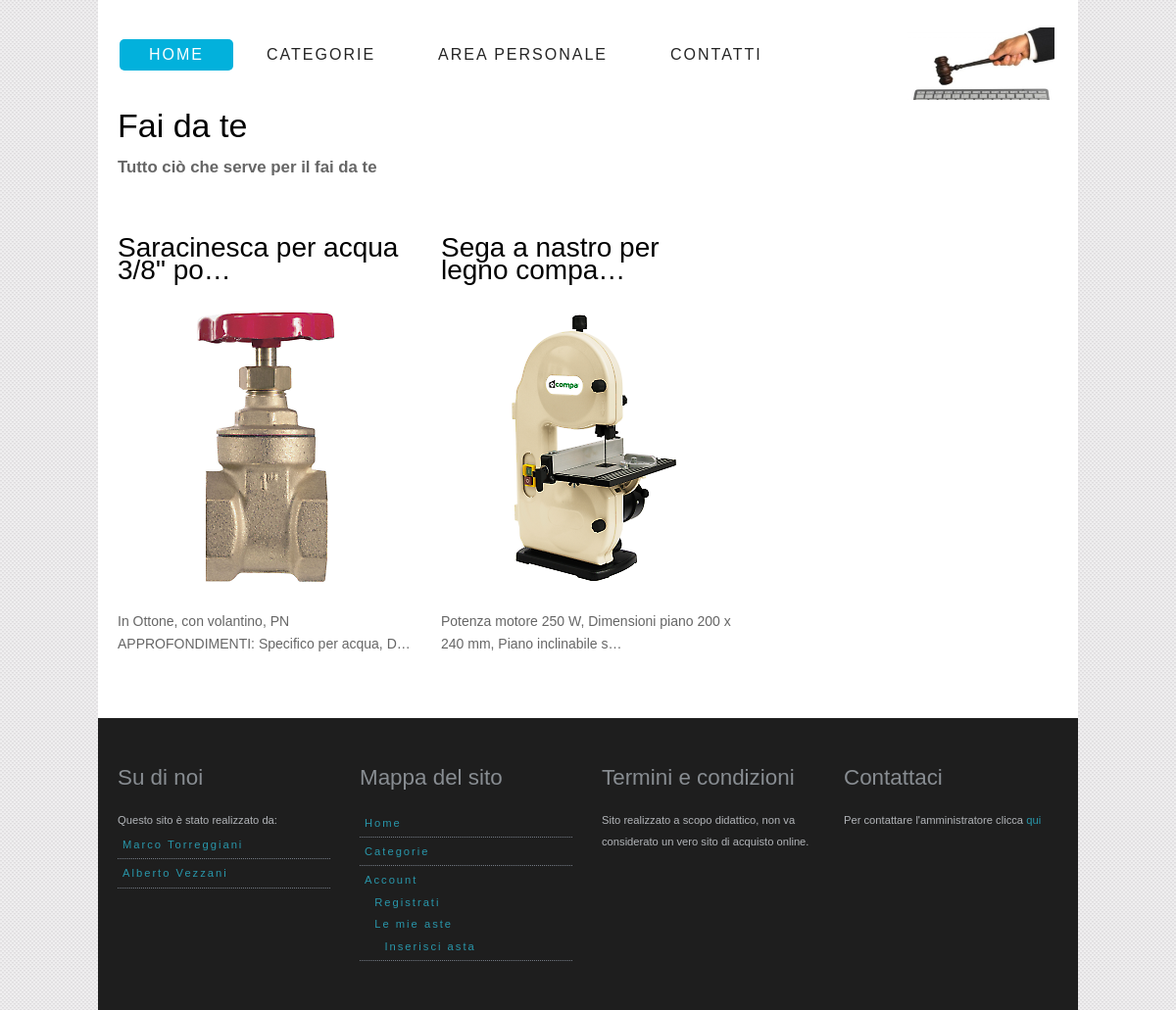
The page /categorie/1 on the database its author committed.
### AsteOnLine/models.py (models this page shows, shortened)
class Categoria (models.Model):
    nome = models.CharField(max_length=20, unique=True)
    foto = models.ImageField(upload_to=get_catName, default=settings.NO_MEDIA)
    descrizione = models.TextField(max_length=300)
    class Meta:
        verbose_name_plural = 'Categorie'

class Asta (models.Model):
    creatore = models.ForeignKey(MyUser)
    titolo = models.CharField(max_length=140)
    descrizione = models.TextField(max_length=900)
    foto = models.ImageField(upload_to=get_nome, default=settings.NO_MEDIA)
    data_apertura = models.DateTimeField(default=timezone.now)
    data_chiusura = models.DateTimeField(default=timezone.now()+datetime.timedelta(days=1))
    categoria= models.ForeignKey(Categoria)
    base_asta = models.DecimalField(max_digits=8,decimal_places=2,default=0.10)
    offerta_corrente = models.DecimalField(max_digits=8,decimal_places=2,default=0.00)
    stato = models.CharField(max_length=15, choices=SCELTE_STATO, default=SCELTE_STATO[0])
    def image_tag(self):
        """
        Funzione che implementa la visualizzazione della foto dell'asta.
        Viene usata nell'interfaccia di admin per mostrare le foto.
        :return: html che visualizza la foto
        """
        return u'<p align ="center"><img src="%s" width ="100px" align ="middle"/></p>' % self.foto.url
    image_tag.short_description = 'Foto'
    image_tag.allow_tags = True
    class Meta:
        verbose_name_plural = 'Aste'
    def attiva(self):
        return self.data_chiusura>timezone.now()
    attiva.admin_order_field = '-data_chiusura'
    attiva.boolean = True
    attiva.short_description = 'Attiva?'

### AsteOnLine/views.py (the view)
# urls.py: url(r'^categorie/(?P<id_categoria>[0-9]+)$', views.dettaglio_categoria, name ='dettagliocategoria'),
def dettaglio_categoria(request,id_categoria):
    aste=Asta.objects.filter(categoria=id_categoria).order_by('-data_apertura')
    l=[]
    for a in aste:
        if a.attiva():
            l.append(a)
    categoria=get_object_or_404(Categoria,pk=id_categoria)
    context={'aste':l,'categoria':categoria}
    return render(request,'AsteOnLine/dettaglio_categoria.html',context)

### AsteOnLine/templates/AsteOnLine/dettaglio_categoria.html (shortened to what this page needs)
{% extends "AsteOnLine/base.html" %}
{% block body %}
    <h1>{{ categoria.nome|capfirst }}</h1>
    <h4>
    {{ categoria.descrizione|capfirst }}
    </h4>
    <div style="clear:both; height: 40px"></div>
    {% if aste %}
        {% for asta in aste %}
            {% if forloop.counter|divisibleby:3 %}
                <div class="one-third last">
            {% else %}
                <div class="one-third">
            {% endif %}
                <a href="{% url 'AsteOnLine:offerta' asta.id %}">
                <div class="heading_bg">
                    <h2>{{ asta.titolo|lower|capfirst|truncatechars_html:30}}</h2>
                </div>
                <img src="../../media/{{ asta.foto }}" alt="" width="300px" >
                </a>
                <p> {{ asta.descrizione|truncatechars_html:73 }}</p>
            </div>
        {% endfor %}
    {% else %}
        <p>Non ci sono aste attive in questa categoria</p>
    {% endif %}
{% endblock %}

### AsteOnLine/static/AsteOnLine/css/style.css (style rules this page uses)
html,body,div,span,applet,object,iframe,h1,h2,h3,h4,h5,h6,p,blockquote,pre,a,abbr,acronym,address,big,cite,code,del,dfn,em,font,img,ins,kbd,q,s,samp,small,strike,strong,sub,sup,tt,var,dl,dt,dd,ol,ul,li,fieldset,form,label,legend,table,caption,tbody,tfoot,thead,tr,th,td { margin:0;padding:0;border:0;outline:0;font-weight:inherit;font-style:inherit;font-family:inherit;vertical-align:baseline }
body { font-family: Arial, Helvetica, sans-serif; font-size: .875em; line-height: 1.6em; background: #fff url(../img/body_bg.png) fixed; color: #666; }
h1, h2, h3, h4 { font-family: "QuicksandBook", Arial, sans-serif }
h1 { font-size: 34px; padding: 0 0 20px; color: #000 }
h2, h3 { margin: 20px 0; color: #000; font-weight: normal; text-transform:normal }
h2 { font-size: 2em }
h4 { font-size: 1.2em; font-weight: 700 }
.heading_bg { background: url(../img/heading_bg.png) repeat-x 0 30px }
.heading_bg h1, .heading_bg h2, .heading_bg h3, .heading_bg h4 { background: #FFF; padding-right: 10px; display: inline-block }
p { padding: 10px 0; font-size: 1em; }
a { color: #2997AB; text-decoration: none }
.one, .one-half, .two-third, .one-third, .one-fourth, .one-fifth, .one-sixth ,.inner-content, .one-third-big { float:left; }
.one-half, .two-third, .one-third, .one-fourth, .one-fifth, .one-sixth, .inner-content,.one-third-big { margin-right: 30px; }
.one-third { width:300px; }

### rows shown on the page
Categoria: nome "Fai da te", descrizione "Tutto ciò che serve per il fai da te"
Asta: titolo "Saracinesca per acqua 3/8\" po…", foto (picture), descrizione "In Ottone, con volantino, PN APPROFONDIMENTI: Specifico per acqua, D…"
Asta: titolo "Sega a nastro per legno compa…", foto (picture), descrizione "Potenza motore 250 W, Dimensioni piano 200 x 240 mm, Piano inclinabile s…"
